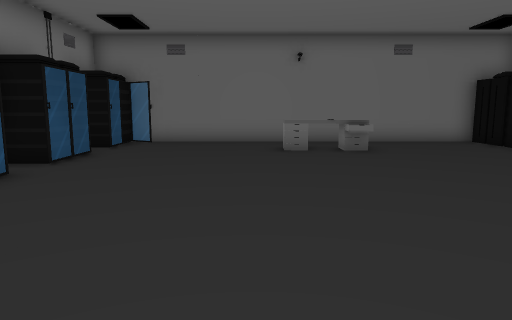
[1] (above)

13 first-person views from a walk through a scene from a Unity 3-D project. The camera is 1.2 m above the floor, tilts 8° down and sees 70° across. The floor is counted in squares, 1 m on a side. Each view is taken from the middle of a square. On the plan, view 1 faces up. The plan holds only what a view shows up to about 15 squares ahead; the rest is blank. The player character is not drawn.

[2]
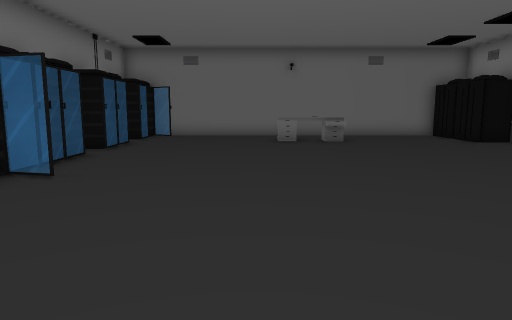

[3]
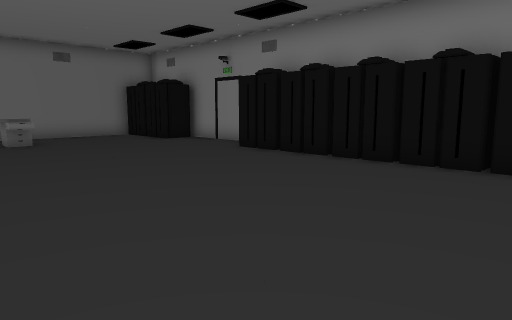

[4]
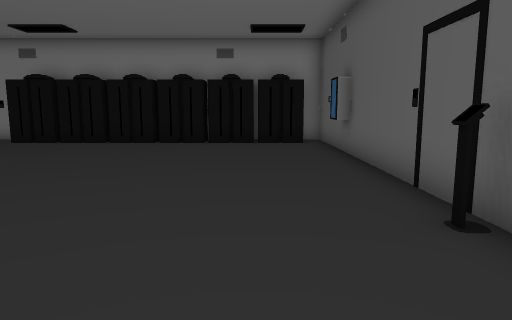

[5]
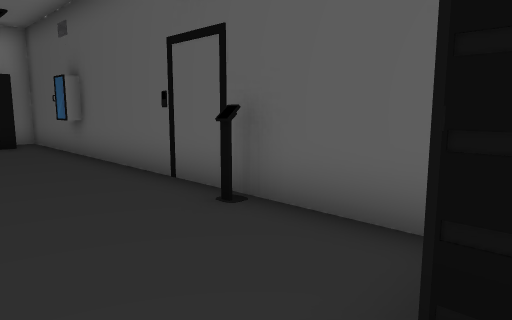

[6]
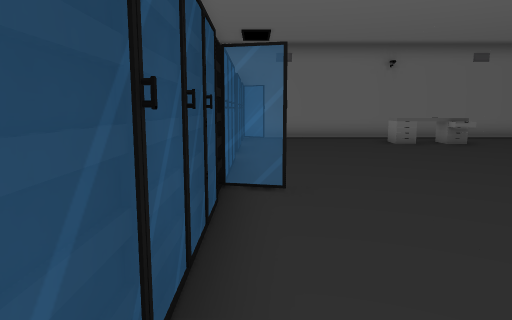

[7]
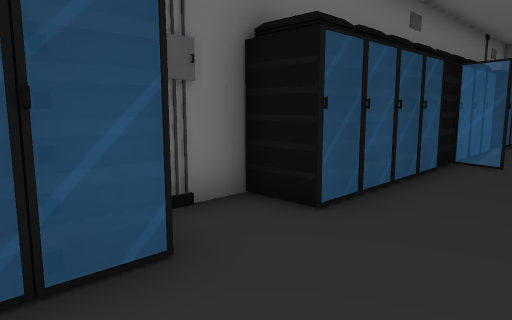

[8]
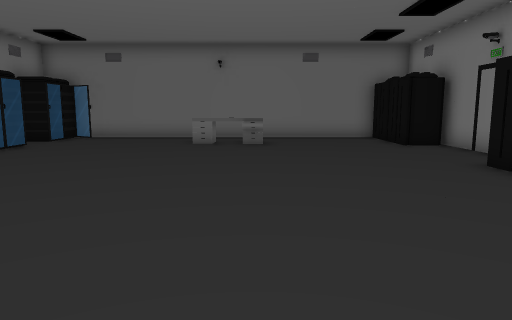

[9]
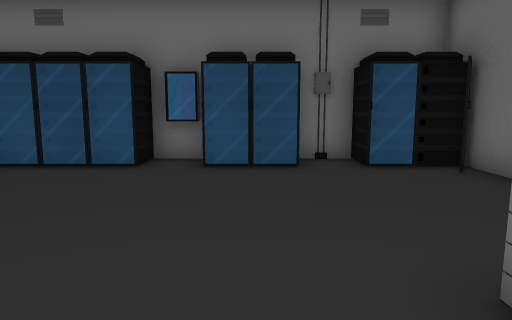

[10]
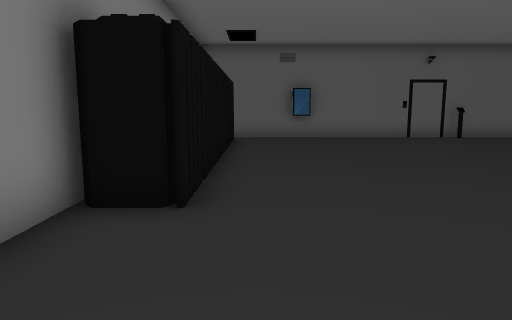

[11]
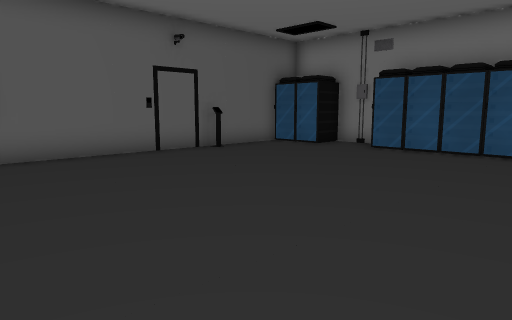

[12]
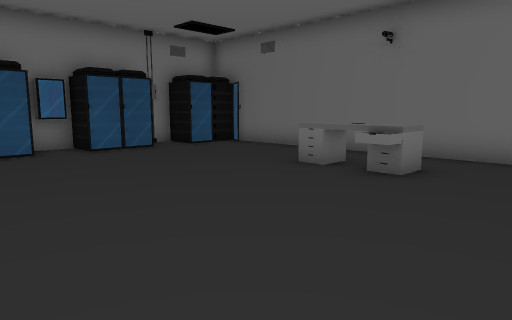

[13]
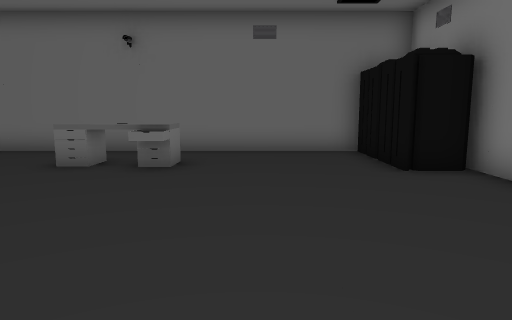

### Floor plan
Points are (right, up) in squares from view 1. A wall is a line through its corners. A room is listed if a view was taken in it or the views show most of it. See-through windows are left out.
Room 1 (views 1, 2, 3, 4, 5, 6, 7, 8, 9, 10, 11, 12, 13)
walls: (-3.5, 3.3) (-4.5, 3.5); (9.3, 5.1) (9.3, 10.5); (-5.5, 6.5) (-4.5, 6.5) (-4.5, -1.4) (-5.8, -1.4) (-5.8, -3.5) (-4.5, -3.5) (-4.5, -5.5) (9.3, -5.5) (9.3, -4.7); (-4.5, 10) (-4.5, 7.9) (-5.8, 7.9) (-5.8, 6.5); (8.7, 10) (7.9, 10) (7.9, 12.9); (7.9, -4.7) (7.9, 5.8); (8, 13.4) (-4.5, 13.4) (-4.5, 11.3) (-5.8, 11.3) (-5.8, 10)
objects: box (-5, 7); desk (1, 11) to (3, 11); box (5, -5); other object (5, -4)

Positions as (right, up) in squares from view 1, and headings:
1: (0, 0), facing up
2: (0, -3), facing up
3: (0, -3), facing up-right
4: (-5, -3), facing right
5: (-5, -2), facing down-right
6: (-4, -2), facing up
7: (-2, -5), facing up-left
8: (3, -2), facing up
9: (3, 9), facing left
10: (7, 10), facing down
11: (6, 4), facing down-left
12: (6, 4), facing up-left
13: (5, 3), facing up
